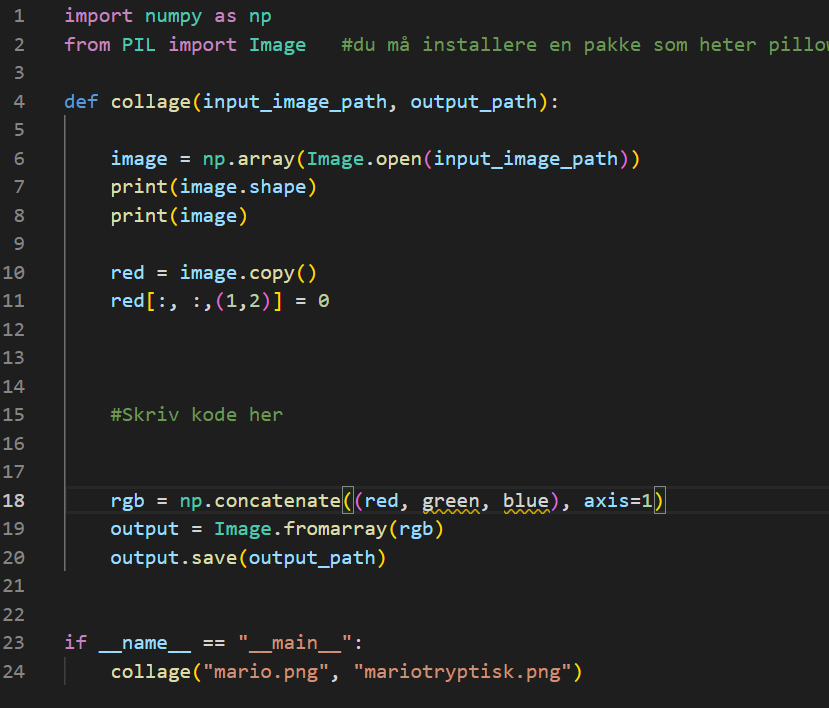
#> input picture Kapittel 4/bildeting/trolleando.png, 829 x 708 px
$ python que.py
#> lines starting #> are read from the running program, lines starting #| are printed output that depends on the picture
from PIL import Image

# open image
image = Image.open("trolleando.png")
#> image is the input picture: PIL image 829x708 RGB; mean R, G, B 35.1, 36.1, 35.6

# convert image to grayscale
image = image.convert("L")
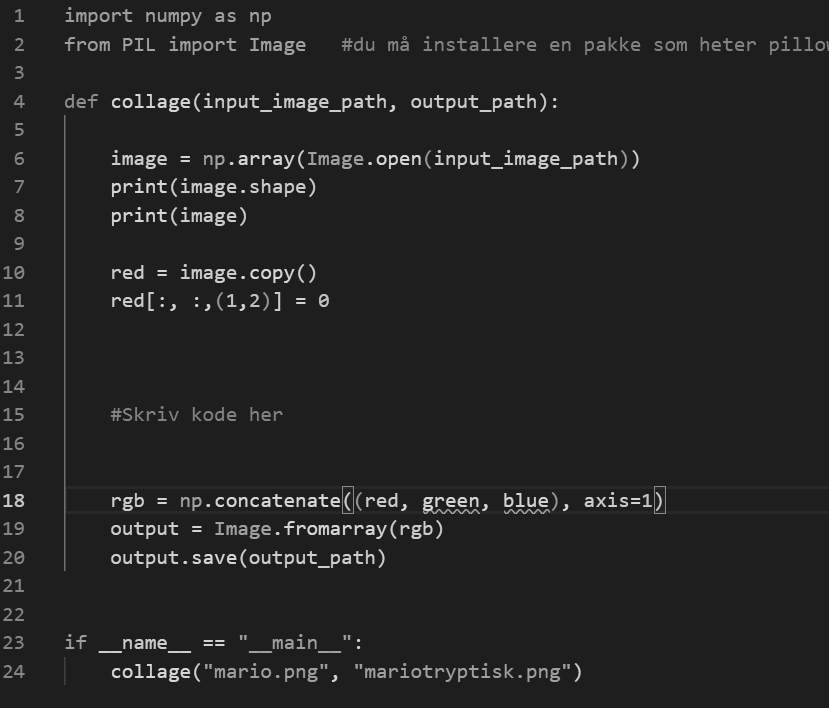
#> image: PIL image 829x708 L; min 29, max 214, mean 35.7

# save image as a new file
image.save("grayscale_image.jpg")
